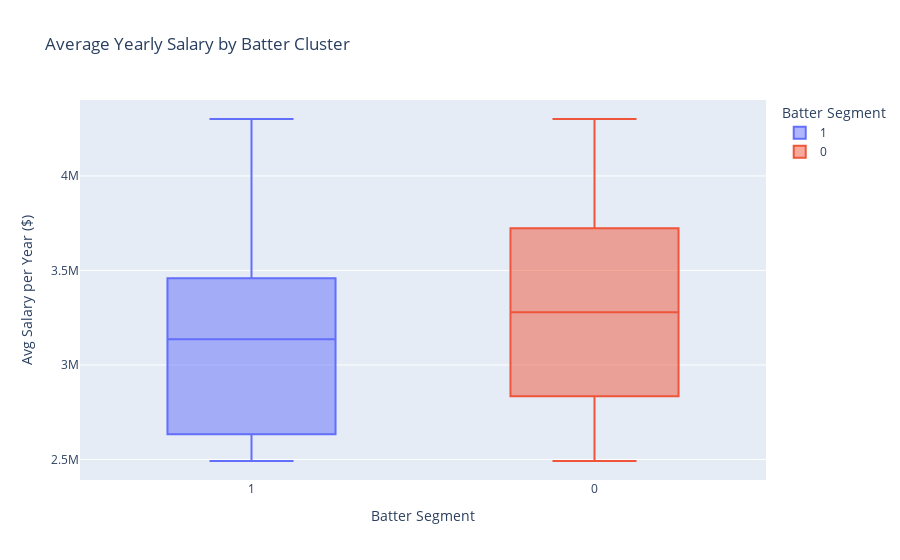
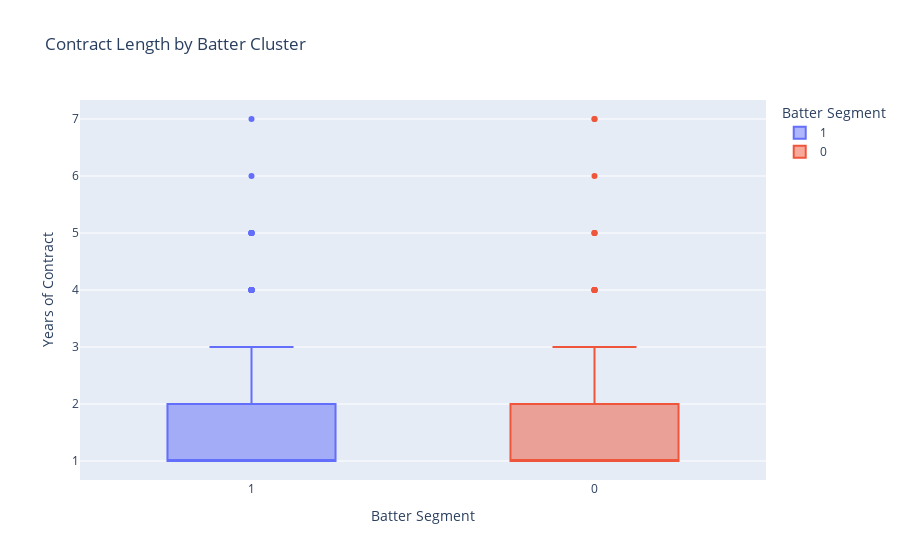

The notebook cell these images were saved under, in order:
### Code cell
fig_salary = px.box(
    Xorig, 
    x='cluster', 
    y='avg_salary_year', 
    color='cluster',
    title="Average Yearly Salary by Batter Cluster",
    labels={'avg_salary_year': 'Avg Salary per Year ($)', 'cluster': 'Batter Segment'},
)
fig_salary.show()

fig_len = px.box(
    Xorig, 
    x='cluster', 
    y='contract_length', 
    color='cluster',
    title="Contract Length by Batter Cluster",
    labels={'contract_length': 'Years of Contract', 'cluster': 'Batter Segment'},
)
fig_len.show()

### Figure 1 — Plotly figure (JSON) as saved in the notebook; plotly's stock layout.template omitted (floating-point values rounded to 4 significant figures; data arrays with more than 128 entries replaced by an {"elided": "..."} marker saying what was removed)
{"data": [{"alignmentgroup": "True", "hovertemplate": "Batter Segment=%{x}<br>Avg Salary per Year ($)=%{y}<extra></extra>", "legendgroup": "1", "marker": {"color": "#636efa"}, "name": "1", "notched": false, "offsetgroup": "1", "orientation": "v", "showlegend": true, "type": "box", "x": {"elided": "245 str values"}, "x0": " ", "xaxis": "x", "y": {"elided": "245 float values"}, "y0": " ", "yaxis": "y"}, {"alignmentgroup": "True", "hovertemplate": "Batter Segment=%{x}<br>Avg Salary per Year ($)=%{y}<extra></extra>", "legendgroup": "0", "marker": {"color": "#EF553B"}, "name": "0", "notched": false, "offsetgroup": "0", "orientation": "v", "showlegend": true, "type": "box", "x": {"elided": "250 str values"}, "x0": " ", "xaxis": "x", "y": {"elided": "250 float values"}, "y0": " ", "yaxis": "y"}], "layout": {"boxmode": "overlay", "legend": {"title": {"text": "Batter Segment"}, "tracegroupgap": 0}, "title": {"text": "Average Yearly Salary by Batter Cluster"}, "xaxis": {"anchor": "y", "categoryarray": ["1", "0"], "categoryorder": "array", "domain": [0, 1], "title": {"text": "Batter Segment"}}, "yaxis": {"anchor": "x", "domain": [0, 1], "title": {"text": "Avg Salary per Year ($)"}}}}

### Figure 2 — Plotly figure (JSON) as saved in the notebook; plotly's stock layout.template omitted (floating-point values rounded to 4 significant figures; data arrays with more than 128 entries replaced by an {"elided": "..."} marker saying what was removed)
{"data": [{"alignmentgroup": "True", "hovertemplate": "Batter Segment=%{x}<br>Years of Contract=%{y}<extra></extra>", "legendgroup": "1", "marker": {"color": "#636efa"}, "name": "1", "notched": false, "offsetgroup": "1", "orientation": "v", "showlegend": true, "type": "box", "x": {"elided": "245 str values"}, "x0": " ", "xaxis": "x", "y": {"elided": "245 float values"}, "y0": " ", "yaxis": "y"}, {"alignmentgroup": "True", "hovertemplate": "Batter Segment=%{x}<br>Years of Contract=%{y}<extra></extra>", "legendgroup": "0", "marker": {"color": "#EF553B"}, "name": "0", "notched": false, "offsetgroup": "0", "orientation": "v", "showlegend": true, "type": "box", "x": {"elided": "250 str values"}, "x0": " ", "xaxis": "x", "y": {"elided": "250 float values"}, "y0": " ", "yaxis": "y"}], "layout": {"boxmode": "overlay", "legend": {"title": {"text": "Batter Segment"}, "tracegroupgap": 0}, "title": {"text": "Contract Length by Batter Cluster"}, "xaxis": {"anchor": "y", "categoryarray": ["1", "0"], "categoryorder": "array", "domain": [0, 1], "title": {"text": "Batter Segment"}}, "yaxis": {"anchor": "x", "domain": [0, 1], "title": {"text": "Years of Contract"}}}}
